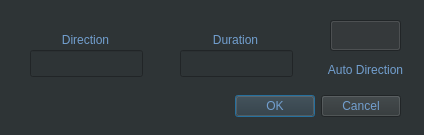
<?xml version="1.0" encoding="UTF-8"?>
<ui version="4.0">
 <class>PositionAdd</class>
 <widget class="QDialog" name="PositionAdd">
  <property name="geometry">
   <rect>
    <x>0</x>
    <y>0</y>
    <width>424</width>
    <height>135</height>
   </rect>
  </property>
  <property name="windowTitle">
   <string>Command</string>
  </property>
  <property name="styleSheet">
   <string notr="true">background-color: rgb(46, 52, 54);
color:rgb(114, 159, 207);
</string>
  </property>
  <widget class="QDialogButtonBox" name="buttonBox">
   <property name="geometry">
    <rect>
     <x>60</x>
     <y>90</y>
     <width>341</width>
     <height>32</height>
    </rect>
   </property>
   <property name="styleSheet">
    <string notr="true">background-color: rgb(46, 52, 54);
color:rgb(114, 159, 207);
</string>
   </property>
   <property name="orientation">
    <enum>Qt::Horizontal</enum>
   </property>
   <property name="standardButtons">
    <set>QDialogButtonBox::Cancel|QDialogButtonBox::Ok</set>
   </property>
  </widget>
  <widget class="QPushButton" name="auto_direction_button">
   <property name="geometry">
    <rect>
     <x>330</x>
     <y>20</y>
     <width>71</width>
     <height>31</height>
    </rect>
   </property>
   <property name="sizePolicy">
    <sizepolicy hsizetype="Minimum" vsizetype="Preferred">
     <horstretch>0</horstretch>
     <verstretch>0</verstretch>
    </sizepolicy>
   </property>
   <property name="styleSheet">
    <string notr="true">#auto_direction_button
{
	border-image: url(:/images/toggle_button_off.png);
}

#auto_direction_button:checked
{
border-image: url(:/images/toggle_button_on.png);
}</string>
   </property>
   <property name="text">
    <string/>
   </property>
   <property name="checkable">
    <bool>true</bool>
   </property>
   <property name="checked">
    <bool>true</bool>
   </property>
  </widget>
  <widget class="QLabel" name="label_6">
   <property name="geometry">
    <rect>
     <x>310</x>
     <y>60</y>
     <width>111</width>
     <height>20</height>
    </rect>
   </property>
   <property name="styleSheet">
    <string notr="true">color: rgb(114, 159, 207);</string>
   </property>
   <property name="text">
    <string>Auto Direction</string>
   </property>
   <property name="alignment">
    <set>Qt::AlignCenter</set>
   </property>
  </widget>
  <widget class="QStackedWidget" name="stackedWidget">
   <property name="geometry">
    <rect>
     <x>10</x>
     <y>10</y>
     <width>291</width>
     <height>80</height>
    </rect>
   </property>
   <property name="currentIndex">
    <number>1</number>
   </property>
   <widget class="QWidget" name="position">
    <widget class="QLineEdit" name="x_position">
     <property name="geometry">
      <rect>
       <x>20</x>
       <y>40</y>
       <width>113</width>
       <height>27</height>
      </rect>
     </property>
     <property name="styleSheet">
      <string notr="true">color: rgb(114, 159, 207);</string>
     </property>
    </widget>
    <widget class="QLineEdit" name="y_position">
     <property name="geometry">
      <rect>
       <x>170</x>
       <y>40</y>
       <width>113</width>
       <height>27</height>
      </rect>
     </property>
     <property name="styleSheet">
      <string notr="true">color: rgb(114, 159, 207);</string>
     </property>
    </widget>
    <widget class="QLabel" name="label">
     <property name="geometry">
      <rect>
       <x>20</x>
       <y>20</y>
       <width>111</width>
       <height>20</height>
      </rect>
     </property>
     <property name="styleSheet">
      <string notr="true">color: rgb(114, 159, 207);</string>
     </property>
     <property name="text">
      <string>Step2 Position</string>
     </property>
     <property name="alignment">
      <set>Qt::AlignCenter</set>
     </property>
    </widget>
    <widget class="QLabel" name="label_2">
     <property name="geometry">
      <rect>
       <x>170</x>
       <y>20</y>
       <width>111</width>
       <height>20</height>
      </rect>
     </property>
     <property name="styleSheet">
      <string notr="true">color: rgb(114, 159, 207);</string>
     </property>
     <property name="text">
      <string>Step1 Position</string>
     </property>
     <property name="alignment">
      <set>Qt::AlignCenter</set>
     </property>
    </widget>
   </widget>
   <widget class="QWidget" name="direction">
    <widget class="QLabel" name="label_4">
     <property name="geometry">
      <rect>
       <x>20</x>
       <y>20</y>
       <width>111</width>
       <height>20</height>
      </rect>
     </property>
     <property name="styleSheet">
      <string notr="true">color: rgb(114, 159, 207);</string>
     </property>
     <property name="text">
      <string>Direction</string>
     </property>
     <property name="alignment">
      <set>Qt::AlignCenter</set>
     </property>
    </widget>
    <widget class="QLabel" name="label_3">
     <property name="geometry">
      <rect>
       <x>170</x>
       <y>20</y>
       <width>111</width>
       <height>20</height>
      </rect>
     </property>
     <property name="styleSheet">
      <string notr="true">color: rgb(114, 159, 207);</string>
     </property>
     <property name="text">
      <string>Duration</string>
     </property>
     <property name="alignment">
      <set>Qt::AlignCenter</set>
     </property>
    </widget>
    <widget class="QLineEdit" name="duration_command">
     <property name="geometry">
      <rect>
       <x>170</x>
       <y>40</y>
       <width>113</width>
       <height>27</height>
      </rect>
     </property>
     <property name="styleSheet">
      <string notr="true">color: rgb(114, 159, 207);</string>
     </property>
     <property name="text">
      <string/>
     </property>
    </widget>
    <widget class="QLineEdit" name="direction_command">
     <property name="geometry">
      <rect>
       <x>20</x>
       <y>40</y>
       <width>113</width>
       <height>27</height>
      </rect>
     </property>
     <property name="styleSheet">
      <string notr="true">color: rgb(114, 159, 207);</string>
     </property>
     <property name="text">
      <string/>
     </property>
    </widget>
   </widget>
  </widget>
 </widget>
 <resources/>
 <connections>
  <connection>
   <sender>buttonBox</sender>
   <signal>accepted()</signal>
   <receiver>PositionAdd</receiver>
   <slot>accept()</slot>
   <hints>
    <hint type="sourcelabel">
     <x>248</x>
     <y>254</y>
    </hint>
    <hint type="destinationlabel">
     <x>157</x>
     <y>274</y>
    </hint>
   </hints>
  </connection>
  <connection>
   <sender>buttonBox</sender>
   <signal>rejected()</signal>
   <receiver>PositionAdd</receiver>
   <slot>reject()</slot>
   <hints>
    <hint type="sourcelabel">
     <x>316</x>
     <y>260</y>
    </hint>
    <hint type="destinationlabel">
     <x>286</x>
     <y>274</y>
    </hint>
   </hints>
  </connection>
 </connections>
</ui>
